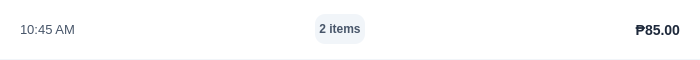
<?xml version="1.0" encoding="UTF-8"?>
<ui version="4.0">
 <class>SaleItem</class>
 <widget class="QWidget" name="SaleItem">
  <property name="geometry">
   <rect>
    <x>0</x>
    <y>0</y>
    <width>700</width>
    <height>60</height>
   </rect>
  </property>
  <property name="minimumSize">
   <size>
    <width>0</width>
    <height>60</height>
   </size>
  </property>
  <property name="maximumSize">
   <size>
    <width>16777215</width>
    <height>60</height>
   </size>
  </property>
  <property name="styleSheet">
   <string notr="true">
    QWidget#SaleItem { background-color: transparent; }
    QLabel { font-family: &quot;Segoe UI&quot;; }
   </string>
  </property>
  <layout class="QVBoxLayout" name="verticalLayout">
   <property name="leftMargin">
    <number>0</number>
   </property>
   <property name="topMargin">
    <number>0</number>
   </property>
   <property name="rightMargin">
    <number>0</number>
   </property>
   <property name="bottomMargin">
    <number>0</number>
   </property>
   <item>
    <widget class="QFrame" name="container">
     <property name="styleSheet">
      <string notr="true">
        QFrame#container {
            background-color: white;
            border-bottom: 1px solid #F1F5F9; /* Slate-50 Divider */
            border-radius: 0px; /* Flat list style like React Table */
        }
        QFrame#container:hover {
            background-color: #F8FAFC; /* Hover effect (Slate-50) */
        }
      </string>
     </property>
     <property name="frameShape">
      <enum>QFrame::Shape::StyledPanel</enum>
     </property>
     <property name="frameShadow">
      <enum>QFrame::Shadow::Raised</enum>
     </property>
     <layout class="QHBoxLayout" name="horizontalLayout">
      <property name="leftMargin">
       <number>20</number>
      </property>
      <property name="topMargin">
       <number>10</number>
      </property>
      <property name="rightMargin">
       <number>20</number>
      </property>
      <property name="bottomMargin">
       <number>10</number>
      </property>
      <item>
       <widget class="QLabel" name="lbl_time">
        <property name="minimumSize">
         <size>
          <width>80</width>
          <height>0</height>
         </size>
        </property>
        <property name="maximumSize">
         <size>
          <width>115</width>
          <height>16777215</height>
         </size>
        </property>
        <property name="styleSheet">
         <string>color: #475569; font-family: &quot;Consolas&quot;; font-size: 13px; border: none;</string>
        </property>
        <property name="text">
         <string>10:45 AM</string>
        </property>
       </widget>
      </item>
      <item>
       <spacer name="spacerLeft">
        <property name="orientation">
         <enum>Qt::Orientation::Horizontal</enum>
        </property>
        <property name="sizeType">
         <enum>QSizePolicy::Policy::Expanding</enum>
        </property>
        <property name="sizeHint" stdset="0">
         <size>
          <width>40</width>
          <height>20</height>
         </size>
        </property>
       </spacer>
      </item>
      <item>
       <widget class="QLabel" name="lbl_items">
        <property name="minimumSize">
         <size>
          <width>50</width>
          <height>20</height>
         </size>
        </property>
        <property name="maximumSize">
         <size>
          <width>16777215</width>
          <height>30</height>
         </size>
        </property>
        <property name="styleSheet">
         <string notr="true">
           background-color: #F1F5F9;
           color: #475569;
           border-radius: 10px;
           font-weight: bold;
           font-size: 12px;
           border: none;
         </string>
        </property>
        <property name="text">
         <string>2 items</string>
        </property>
        <property name="alignment">
         <set>Qt::AlignmentFlag::AlignCenter</set>
        </property>
        <property name="fixedSize" stdset="0">
         <size>
          <width>80</width>
          <height>24</height>
         </size>
        </property>
       </widget>
      </item>
      <item>
       <spacer name="spacerRight">
        <property name="orientation">
         <enum>Qt::Orientation::Horizontal</enum>
        </property>
        <property name="sizeType">
         <enum>QSizePolicy::Policy::Expanding</enum>
        </property>
        <property name="sizeHint" stdset="0">
         <size>
          <width>40</width>
          <height>20</height>
         </size>
        </property>
       </spacer>
      </item>
      <item>
       <widget class="QLabel" name="lbl_total">
        <property name="minimumSize">
         <size>
          <width>100</width>
          <height>0</height>
         </size>
        </property>
        <property name="maximumSize">
         <size>
          <width>100</width>
          <height>16777215</height>
         </size>
        </property>
        <property name="styleSheet">
         <string>color: #1E293B; font-weight: bold; font-size: 14px; border: none;</string>
        </property>
        <property name="text">
         <string>₱85.00</string>
        </property>
        <property name="alignment">
         <set>Qt::AlignmentFlag::AlignRight|Qt::AlignmentFlag::AlignTrailing|Qt::AlignmentFlag::AlignVCenter</set>
        </property>
       </widget>
      </item>
     </layout>
    </widget>
   </item>
  </layout>
 </widget>
 <resources/>
 <connections/>
</ui>
